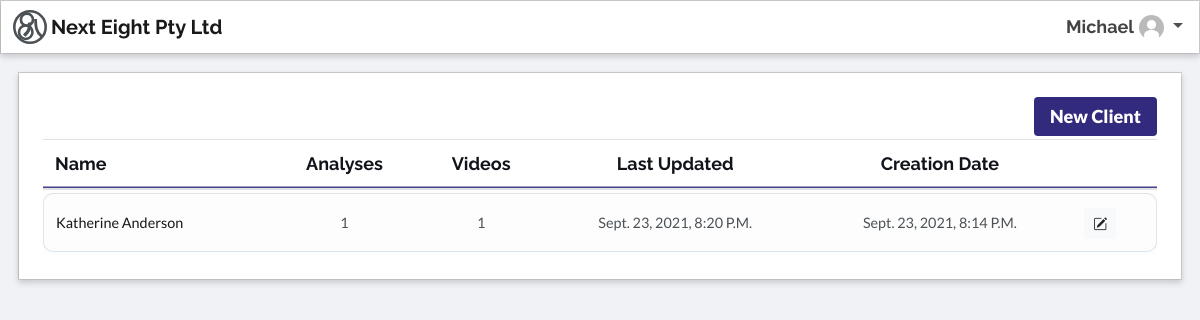
The page /page/ (signed in) on the database its author committed.
### users/models.py (models this page shows, shortened)
class Profile(models.Model):
    user = models.OneToOneField(User, on_delete=models.CASCADE)
    image = models.ImageField(default='default.jpg', upload_to='profile_pics')

### page/models.py (models this page shows, shortened)
class Client(models.Model):
    first_name = models.CharField(max_length=30)
    last_name = models.CharField(max_length=30)
    dob = models.DateTimeField(default=timezone.now)
    email = models.EmailField(blank=True, null=True)
    phone_number = models.CharField(max_length=30, blank=True, null=True)
    notes = models.CharField(max_length=1000, blank=True)
    num_analyses = models.IntegerField(default=0)
    num_videos = models.IntegerField(default=0)
    videos = []
    analyses = []
    last_updated = models.DateTimeField(auto_now=True)
    creation_date = models.DateTimeField(default=timezone.now)
    image = models.FileField(default="profile_pics/default.jpg")

### page/views.py (the view, shortened to what this page needs)
# urls.py: path('', ClientListView.as_view(), name='page-home'),
class ClientListView(LoginRequiredMixin, ListView):
    model = Client
    template_name = 'page/home.html'
    context_object_name = 'clients'
    ordering = ['first_name']

### page/templates/page/home.html (shortened to what this page needs)
{% extends "page/base.html" %}
{% block content %}
<div class="content-section home-style custom-background">
    <table id="dtBasicExample" class="table table-hover table-light m-0" cellspacing="0" width="100%">
        {% if user.is_staff and user.is_authenticated %}
            <nav class="custom-navigation-bar navbar navbar-inverse p-0">
                <div class="container p-0" style="flex-wrap: nowrap;">
                    <a href="{% url 'create-client'%}">
                        <button type="button" class="btn btn_custom_blue nav-link float-right">New Client</button>
                    </a>
                </div>
            </nav>
            <div>
                <thead>
                    <tr class="tab-style">
                        <th>Name</th>
                        <th class="text-center">Analyses</th>
                        <th class="text-center">Videos</th>
                        <th class="text-center">Last Updated</th>
                        <th class="text-center">Creation Date</th>
                        <th></th>
                    </tr>
                </thead>
                {% if clients|length == 0 %}
                    <tr>
                        <td colspan="6" class="text-center">No clients to display. Create a new client to begin video analysis.</td>
                    </tr>
                {% else %}
                    {% for client in clients %}
                    <tr class="listed-client-style" data-href="{% url 'client' client.id %}">
                        <td class="table-link"><small>{{ client.first_name }} {{ client.last_name }}</small></td>
                        <td class="text-center"><small>{{ client.num_analyses }}</small></td>
                        <td class="text-center"><small>{{ client.num_videos }}</small></td>
                        <td class="text-center"><small>{{ client.last_updated }}</small></td>
                        <td class="text-center"><small>{{ client.creation_date}}</small></td>
                        <td><a class="btn btn-light btn-sm" href="{% url 'update-client' client.id %}"><i class="bi bi-pencil-square"></i></a></td>
                    </tr>
                    {% endfor %}
                {% endif %}
            </div>
        {% endif %}
        </table>
    </div>
{% endblock content %}

### page/templates/page/base.html (shortened to what this page needs)
{% load static %}
<!DOCTYPE html>
<html class="h-100">
<head>
    <link rel="stylesheet" href="https://maxcdn.bootstrapcdn.com/bootstrap/4.0.0/css/bootstrap.min.css">
    <link rel="stylesheet" href="https://cdn.jsdelivr.net/npm/bootstrap-icons@1.3.0/font/bootstrap-icons.css">
    <link rel="stylesheet" type="text/css" href="{% static 'page/main.css' %}">
    <link rel="stylesheet" type="text/css" href="{% static 'page/button.css' %}">
    <link rel="stylesheet" type="text/css" href="{% static 'page/profile.css' %}">
    <link rel="stylesheet" type="text/css" href="{% static 'page/login.css' %}">
    <link rel="stylesheet" type="text/css" href="{% static 'page/client.css' %}">
    <link rel="stylesheet" type="text/css" href="{% static 'page/home.css' %}">
    <link rel="stylesheet" type="text/css" href="{% static 'page/custom.css' %}">
    <link rel="stylesheet" type="text/css" href="{% static 'page/base.css' %}">
    <link rel="stylesheet" type="text/css" href="{% static 'page/table.css' %}">
</head>
<body class="m-0">
    <flex>
        <div class="outer">
            <header class="p-0 m-0">
                <nav class="navbar navbar-expand-sm navbar-light custom-background p-1 m-0">
                    <div class="container-fluid p-0 m-0">
                        <a class="navbar-brand navigation-bar-style d-flex align-items-center pl-2" href="{% url 'page-home' %}">
                            <img src="/media/images/logo.svg" alt="" width="34" height="34" class="d-inline-block">
                            <span class="pl-1">Next Eight Pty Ltd</span>
                        </a>
                        <div class="collapse navbar-collapse" id="navbarToggle">
                            {% if user.is_authenticated %}
                                <div class="dropdown">
                                    <div class="navbar-nav btn-group">
                                        <button class="btn dropdown-toggle custom_dropdown" type="button" id="dropdownMenuButton" data-toggle="dropdown" aria-haspopup="true" aria-expanded="false">
                                            {% if user.is_staff%}
                                            <span class="custom_font_1">{{user.username}}</span>
                                            {% else %}
                                            <span class="custom_font_1">{{user.first_name}} {{user.last_name}}</span>
                                            {% endif %}
                                            <img class="rounded-circle" src="{{ user.profile.image.url }}" width="25" height="25">
                                        </button>
                                      </div>
                                </div>
                            {% else %}
                                {% comment %} <div class="navbar-nav">
                                    <a class="nav-item nav-link" href="{% url 'login' %}">Login</a>
                                    <a class="nav-item nav-link" href="{% url 'register' %}">Register</a>
                                </div> {% endcomment %}
                            {% endif %}
                        </div>
                    </div>
                </nav>
            </header>
            <div class="row-fluid columns two">
                {% block content %}{% endblock %}
            </div>
        </div>
    </flex>
</body>
</html>

### page/static/page/main.css (style rules this page uses)
body { background: #F0F2F5; color: #333333; }
.custom-background { background: #FFFFFF; border: 1px inset rgba(0, 0, 0, .15); -webkit-background-clip: padding-box; background-clip: padding-box; box-shadow: 0px 3px 6px rgba(0, 0, 0, .16); }
.table-link { color: #171616; font-weight: lighter; }
.content-section { padding: 10px 20px; border-radius: 0px; margin-bottom: 0px; }

### page/static/page/home.css (style rules this page uses)
.home-style { margin: 18px; padding: 24px; }

### page/static/page/custom.css (style rules this page uses)
div.container { max-width: none; margin: 0px; padding-right: 0px; padding-left: 0px; }
html, body, flex { height: 100%; max-width: 100%; margin: 0; overflow: hidden; }
.outer { display: flex; flex-direction: column; height: 100%; }
.two { flex-grow: 1 }
.btn { transition: none; }
.btn_custom_blue { background-color: #322A7D; border: none; border-radius: 4px; cursor: pointer; font-family: Lato; color: white; text-decoration: none; font-weight: 900; font-style: normal; font-size: 18px; text-align: center; padding-top: 6px; padding-bottom: 6px; }
.custom_font_1 { font-size: 18px; text-align: right; color: #434343; font-weight: 700; font-style: normal; text-transform: capitalize; text-decoration: none; }
.custom_dropdown { font-weight: 700; font-style: normal; font-family: Raleway; color: #4B5155; border-style: none; text-transform: capitalize; font-size: 19px; line-height: 24px; background-color: inherit; transition: none; border-radius: 0px; }
[data-href] { cursor: pointer; }
html, body, main, .row, .container { margin-left: 0px; margin-right: 0px; padding: 0px; width: 100%; }
thead tr th { font-family: Raleway; font-style: normal; line-height: 24px; color: #11141A; font-size: 18px; text-decoration: none; text-transform: capitalize; font-weight: 700; background-color: #FFFFFF; border: none; border-radius: 0; outline: none; padding: 11px 10px; box-shadow: inset 0 -1.5px 0 #463F8A; }
html, body { height: 100%; margin: 0; }
.navigation-bar-style { font-family: Raleway; font-size: 20px; font-weight: 700; font-style: normal; color: #4B5155; text-align: left; text-transform: none; text-decoration: none; line-height: 24px; }

### page/static/page/base.css (style rules this page uses)
html, body, flex { height: 100%; max-width: 100%; margin: 0; overflow: auto; }
body { margin:2rem; }
.outer { display: flex; flex-direction: column; height: 100%; }
.two { flex-grow: 1 }
.btn { transition: none; }
.btn_custom_blue { background-color: #322A7D; border: none; border-radius: 4px; cursor: pointer; font-family: Lato; color: white; text-decoration: none; font-weight: 900; font-style: normal; font-size: 18px; text-align: center; padding-top: 6px; padding-bottom: 6px; }
.custom_font_1 { font-size: 18px; text-align: right; color: #434343; font-weight: 700; font-style: normal; text-transform: capitalize; text-decoration: none; }
.custom_dropdown { font-weight: 700; font-style: normal; font-family: Raleway; color: #4B5155; border-style: none; text-transform: capitalize; font-size: 19px; line-height: 24px; background-color: inherit; transition: none; border-radius: 0px; }
[data-href] { cursor: pointer; }
html, body, main, .row, .container { margin-left: 0px; margin-right: 0px; padding: 0px; width: 100%; }
thead tr th { font-family: Raleway; font-style: normal; line-height: 24px; color: #11141A; font-size: 18px; text-decoration: none; text-transform: capitalize; font-weight: 700; background-color: #FFFFFF; border: none; border-radius: 0; outline: none; padding: 11px 10px; box-shadow: inset 0 -1.5px 0 #463F8A; }
html, body { height: 100%; margin: 0; }
.navigation-bar-style { font-family: Raleway; font-size: 20px; font-weight: 700; font-style: normal; color: #4B5155; text-align: left; text-transform: none; text-decoration: none; line-height: 24px; }

### page/static/page/table.css (style rules this page uses)
.table { border-collapse: separate; border-spacing: 0px 3px; margin: 0px; margin-top: -3px; }
table tbody tr { border-style: solid; border-radius: 8px; font-family: Lato; font-size: 18px; line-height: 30px; font-weight: 400; font-style: normal; text-decoration: none; text-transform: capitalize; color: #4B5155; border-radius: 10px; border: 1px solid #DBE5ED; }
table tbody tr td, th { border: 1px solid #DBE5ED; border-left: none; border-right: none; }
table tbody tr td:first-child, th:first-child { border-top-left-radius: inherit; border-left: inherit; }
table tbody tr td:last-child, th:last-child { border-top-right-radius: inherit; border-right: inherit; }
table tbody tr td:first-child, th:first-child { border-bottom-left-radius: inherit; }
table tbody tr td:last-child, th:last-child { border-bottom-right-radius: inherit; }

### rows shown on the page
Client: first_name "Katherine", last_name "Anderson", num_analyses "1", num_videos "1", last_updated "Sept. 23, 2021, 8:20 P.m.", creation_date "Sept. 23, 2021, 8:14 P.m."

### other values the page prints
{{ user.username }} "Michael"
